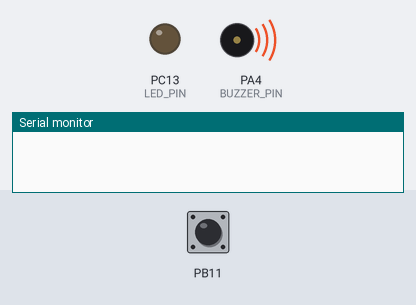
Bench run of a program on a simulated STM32 Blue Pill. On the bench: output pins drawn as LEDs (lit = HIGH), buzzer (waves = sounding), the last lines printed to the serial monitor. Inputs (shaded band) come from the test bench; at power-on: PB11 LOW. Storage starts empty; EEPROM starts erased.

Above: at 0.1 s.
At 4.7 s:
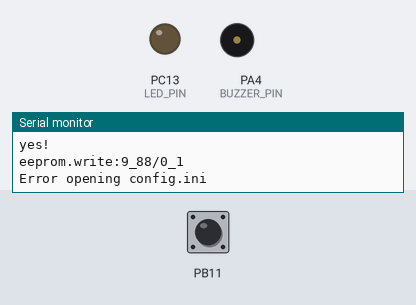
4.8 s: PB11 pulsed HIGH 5 times (0.12 s each, 0.3 s apart)
At 7.0 s:
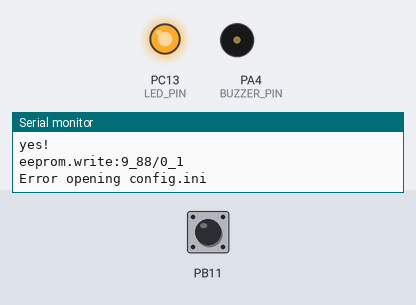
Timing chart, 0 to 8.5 s (numbered marks = the images above; inputs shaded):
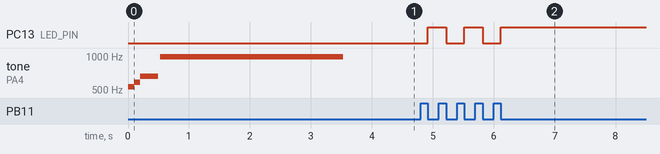

The program:

main.cpp
```cpp
#include <Arduino.h>
#include <cstdio>
#include <SPI.h>
#include <SdFat.h>
#include <EEPROM.h>
#include <String>

#define BUZZER_PIN PA4
#define LED_PIN PC13
#define TF_MOSI_PIN PB5
#define TF_MISO_PIN PB4
#define TF_SCK_PIN PB3
#define TF_CS_PIN PA15

int open_num= 114514;
int num;
bool fe;
bool on_off = 0;

String Name = "666";
String Name_num[100] = {};

File TF;
File config;
File Run_log;
SdFat SD;
static SPIClass mySPI2(TF_MOSI_PIN,TF_MISO_PIN,TF_SCK_PIN,TF_CS_PIN);
#define SD2_CONFIG SdSpiConfig(TF_CS_PIN, DEDICATED_SPI, SD_SCK_MHZ(18), &mySPI2)
#define first_open EEPROM.read(9)

void BUZZER_ERR(){
    tone(BUZZER_PIN,988);
    delay(3000);
    noTone(BUZZER_PIN);
    digitalWrite(BUZZER_PIN,LOW);
}

void LED(bool on_off){
    if(on_off){
        digitalWrite(LED_PIN,0x1);
    }
    else{
        digitalWrite(LED_PIN,0x0);
    }
}

void TF_init(){
    if(!SD.begin(SD2_CONFIG)){
        Serial.println("no!");
        BUZZER_ERR();
    }
    else{
        Serial.println("yes!");
    }
}

void BUZZER_OPEN(){
    tone(BUZZER_PIN,532);
    delay(100);
    tone(BUZZER_PIN,587);
    delay(100);
    tone(BUZZER_PIN,659);
    delay(300);
    noTone(BUZZER_PIN);
    digitalWrite(BUZZER_PIN,LOW);
}

void PIN_init(){
    pinMode(BUZZER_PIN,OUTPUT);
    pinMode(LED_PIN,OUTPUT);
    pinMode(PB11,INPUT);
    pinMode(TF_CS_PIN,OUTPUT);
}

void setup(){
    Serial.begin(115200);
    EEPROM.begin();
    PIN_init();
    BUZZER_OPEN();
    TF_init();

    Run_log = SD.open("Run_log.txt");
    if(!(first_open == 88)){
        EEPROM.write(9,88);
        EEPROM.write(0,1);
        Serial.println("eeprom.write:9_88/0_1");
        Run_log.println("eeprom.write:9_88/0_1");
    }
    else{
        open_num = EEPROM.read(0);
        EEPROM.write(0,open_num+1);
        String out1 = String(open_num);
        String out2 = String(open_num+1);
        Serial.println("eeprom.read:0_" + out1 + "\neeprom.write:0_" + out2);
        Run_log.println("eeprom.read:0_" + out1 + "\neeprom.write:0_" + out2);
    }
    Run_log.close();

    config = SD.open("config.ini");
    if (!config) {
        Serial.println("Error opening config.ini");
        BUZZER_ERR();
        return ;
    }
    Serial.println("Reading config.ini:");
    while (config.available()) {
        String line = config.readStringUntil('\n'); // 读取每一行
        line.trim(); // 去除首尾空格
        if (line.startsWith("[") || line.startsWith(";") || line == "") {
            continue; // 跳过节标题、注释和空行
        }
        // 解析键值对
        int equalPos = line.indexOf('=');
        if (equalPos > 0) {
            String key = line.substring(0, equalPos);
            key.trim();
            String value = line.substring(equalPos + 1);
            value.trim();
            if (key == "功能1") {
                fe = value.equalsIgnoreCase("true"); // 转换为布尔值
            } else if (key == "num") {
                num = value.toInt(); // 转换为整数
            } else if (key == "Name") {
                Name = value; // 直接存储为字符串
            }
        }
    }
    config.close();
    Serial.println(Name);

    int i=0;
    while (1) {
        File WENJIAN = WENJIAN.openNextFile();
        if (!WENJIAN) {
            break;
        }
        Name_num[i] = WENJIAN.name();
        i++;
    }


    TF = SD.open(Name + ".csv", FILE_WRITE);
    if(TF){
        tone(BUZZER_PIN,659);
        delay(100);
        noTone(BUZZER_PIN);
        digitalWrite(BUZZER_PIN,LOW);
    }
    else{
        BUZZER_ERR();
    }
    TF.println("创建成功");
    TF.close();
}

void loop(){
    if(digitalRead(PB11)){
        delay(10);
        if(digitalRead(PB11)){
            if(on_off==1){
                on_off = 0;
            }
            else{
                on_off = 1;
            }
            while(digitalRead(PB11));
        }
    }
    LED(on_off);

}
```

Measured:
- after the input at 4.8 s, PC13 (LED_PIN): alternates HIGH for 0.30 s and LOW for 0.30 s, 5 changes in all, then stays HIGH, starting after 0.12 s
